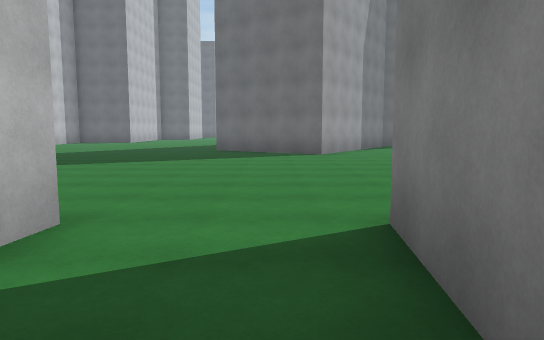
View 1 (above)

24 first-person views from a walk through a Unity game level. The camera is 1.5 m above the floor, tilts 6° down and sees 70° across. The floor is counted in squares, 2 m on a side. Each view is taken from the middle of a square. On the plan, view 1 faces up. The plan holds only what a view shows up to about 12 squares ahead; the rest is blank. The place goes on beyond the plan. Surface patterns are stand-ins for the level's own textures.

View 2
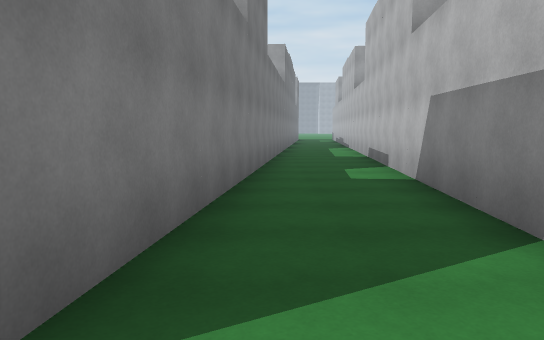

View 3
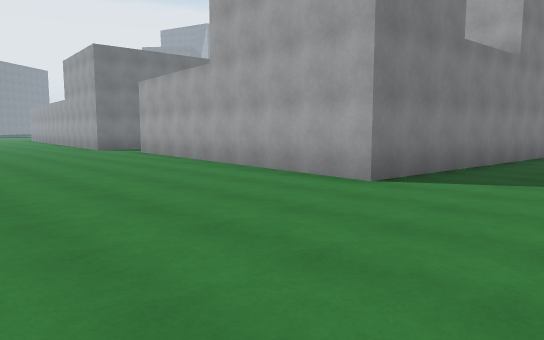

View 4
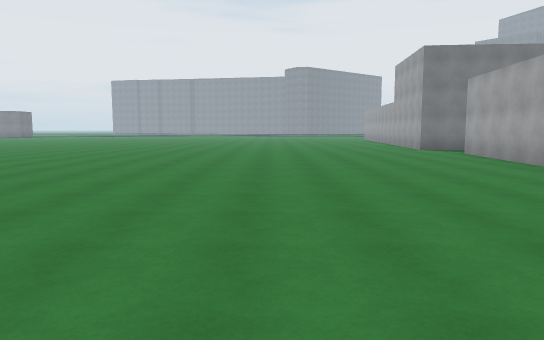

View 5
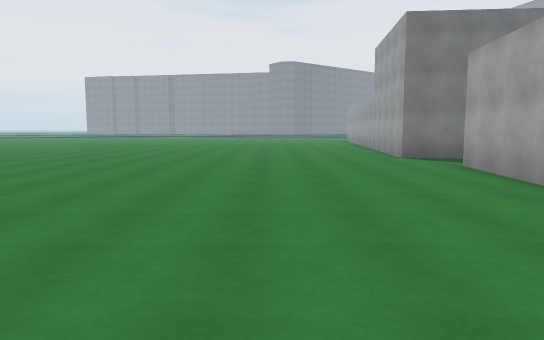

View 6
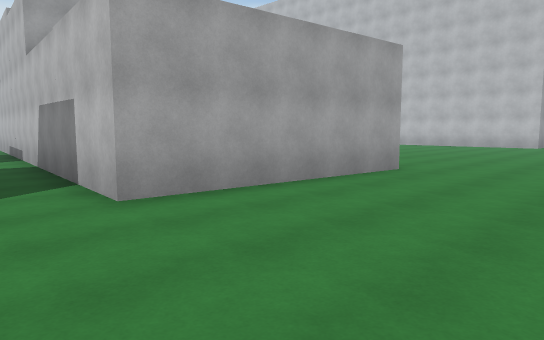

View 7
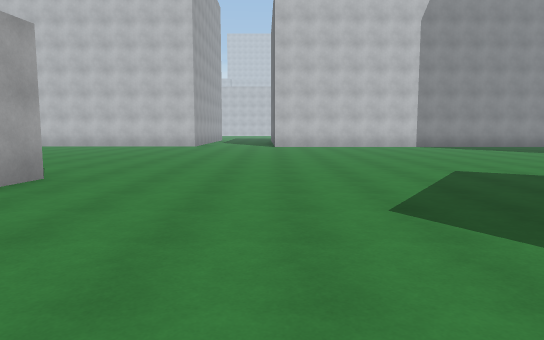

View 8
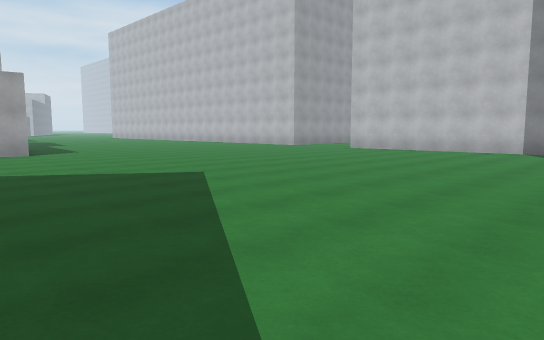

View 9
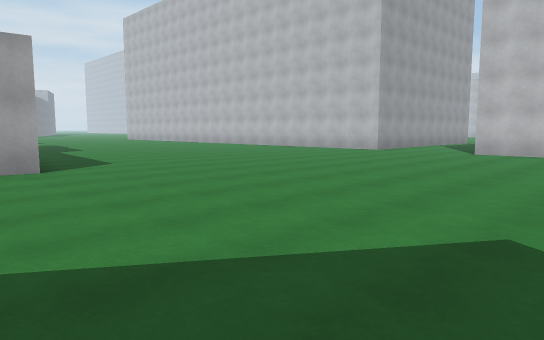

View 10
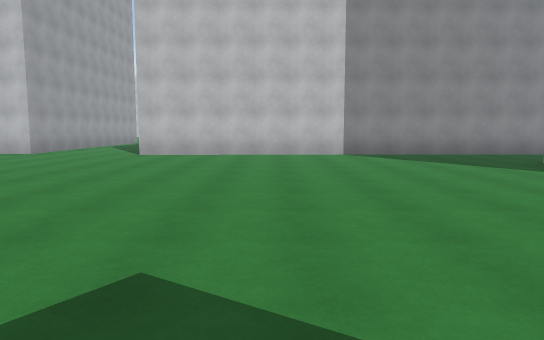

View 11
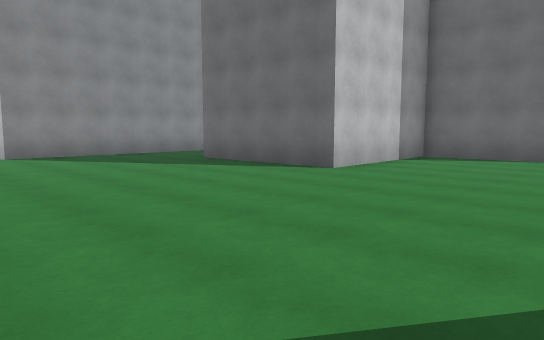

View 12
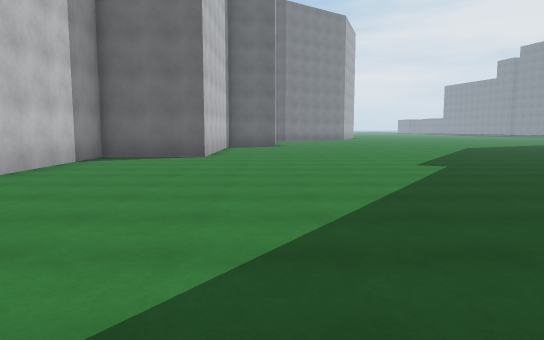

View 13
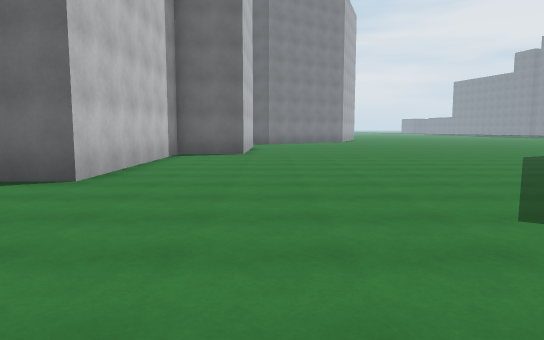

View 14
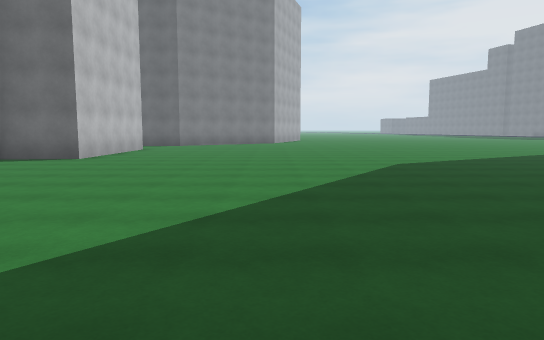

View 15
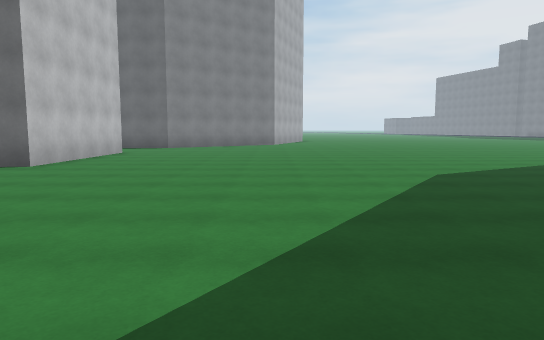

View 16
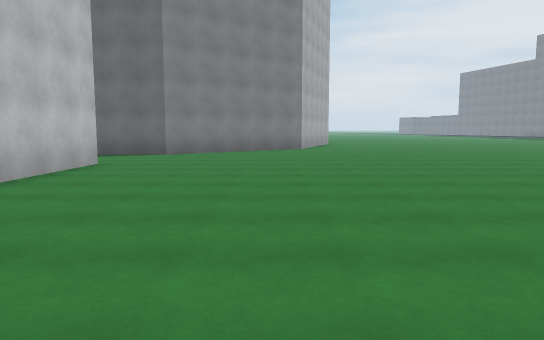

View 17
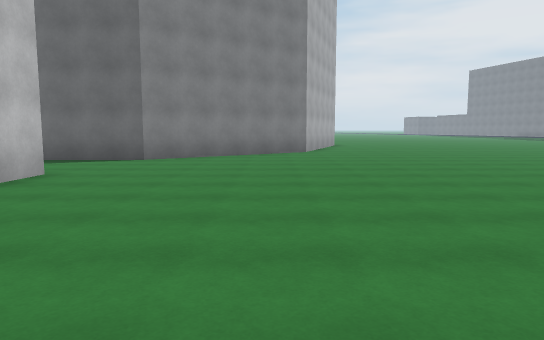

View 18
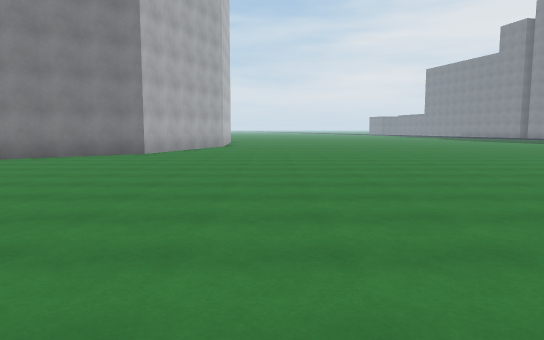

View 19
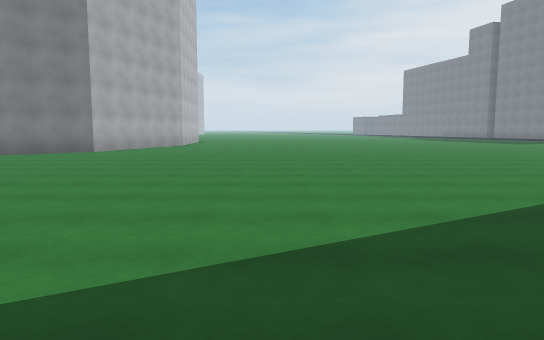

View 20
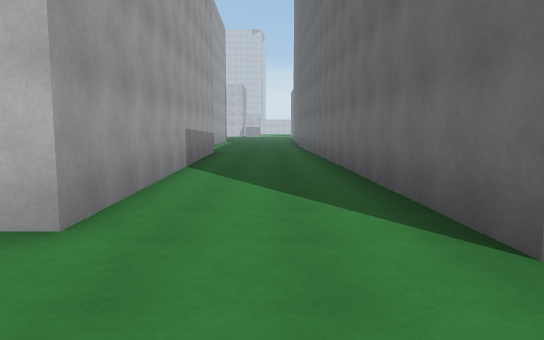

View 21
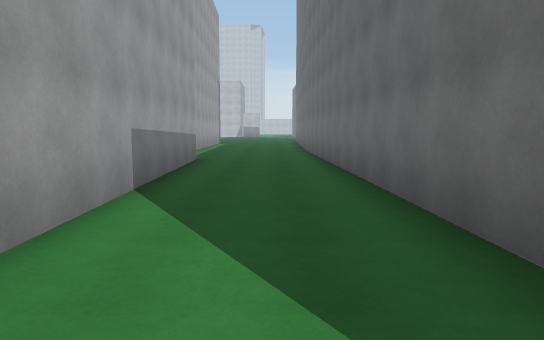

View 22
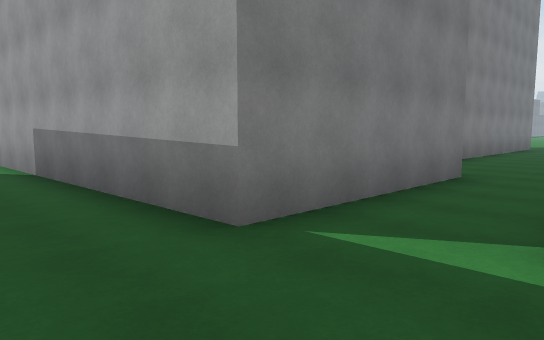

View 23
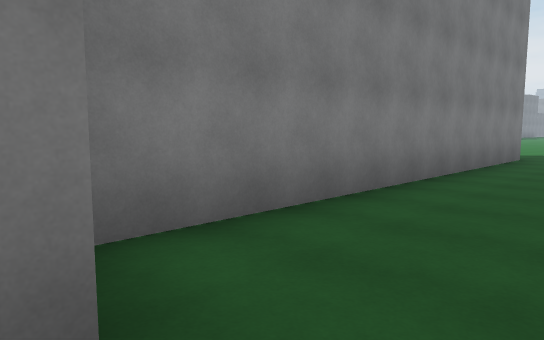

View 24
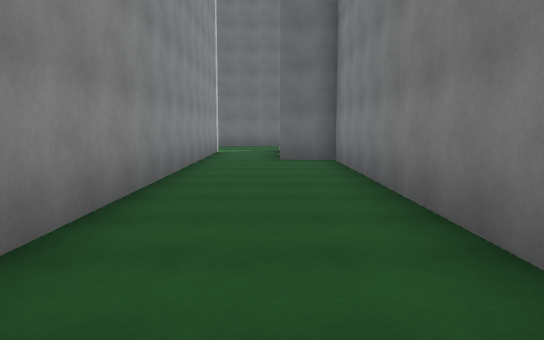

### Floor plan
Key: @ floor where view 1 was taken; # wall or solid block; . floor; B building.
Columns run from 18 left of view 1 to 14 right of it. Each row starts with its distance up from view 1.
 39                 ##............
 38                ##...............
 37              ###................
 36 ##############.................
 35 ..............................
 34 ..............................
 33 .............................
 32 ...##########...............
 31  ..#        #...............
 30 #..#        #..............
 29 #..#        #.............
 28 #..##     ###.............
 27 #...#     #..............
 26 #...#     #.............
 25 #...#     #............
 24 #...#     #...........
 23 #...#     #...........
 22 #...#  ####..........
 21 #...#  #............
 20 #...#  #............
 19 #...#  #...........
 18 #...#  #..........
 17 #...####.........
 16 #................          ..
 15 #...............          ...
 14 #..............         .....  ..
 13 #..............        ...... ...
 12 #..................#.............
 11 #................................
 10 #................................
  9 #................................
  8 #................................
  7 #................................
  6 .................................
  5 .................................
  4 .................................
  3 #.  .......#####B..B##...........
  2      ......    ##..##  ##BBBB.###
  1      ......     #..#          #
  0        ....     B.@B          B
 -1         ...     #..#          B
 -2          ..B    #..
 -3                 ..B
 -4                 ..#
 -5                B..#
 -6                #..B
 -7                #..B
 -8                #..#
 -9                   B

Where each view was taken, in squares from view 1:
view 1: 0 up, 0 right, facing up
view 2: 4 up, 0 right, facing down
view 3: 8 up, 2 left, facing down-right
view 4: 8 up, 2 left, facing right
view 5: 6 up, 2 right, facing right
view 6: 7 up, 0 right, facing down-left
view 7: 7 up, 1 left, facing left
view 8: 16 up, 4 left, facing down-left
view 9: 11 up, 5 left, facing down-left
view 10: 11 up, 6 left, facing left
view 11: 11 up, 6 left, facing up-left
view 12: 11 up, 6 left, facing up
view 13: 16 up, 5 left, facing up
view 14: 18 up, 1 left, facing up
view 15: 20 up, 1 left, facing up
view 16: 24 up, 2 left, facing up
view 17: 26 up, 2 left, facing up
view 18: 27 up, 3 right, facing up
view 19: 26 up, 5 right, facing up
view 20: 34 up, 3 left, facing left
view 21: 34 up, 6 left, facing left
view 22: 34 up, 18 left, facing down-right
view 23: 28 up, 17 left, facing down-right
view 24: 18 up, 16 left, facing up
